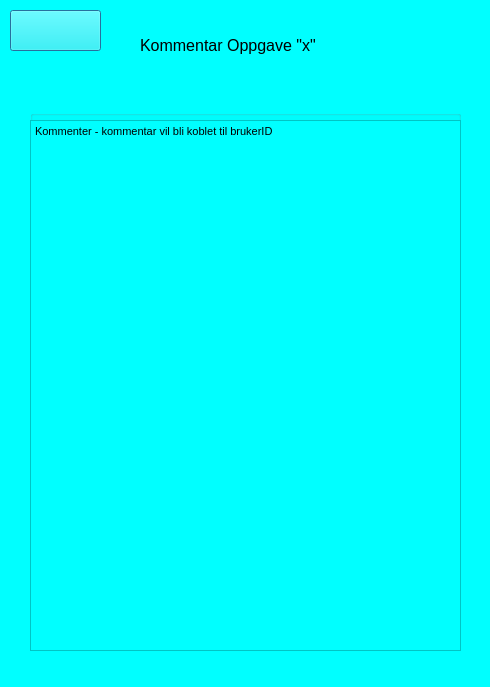
<?xml version="1.0" encoding="UTF-8"?>
<ui version="4.0">
 <class>commentDialog</class>
 <widget class="QDialog" name="commentDialog">
  <property name="geometry">
   <rect>
    <x>0</x>
    <y>0</y>
    <width>490</width>
    <height>687</height>
   </rect>
  </property>
  <property name="windowTitle">
   <string>Dialog</string>
  </property>
  <property name="styleSheet">
   <string notr="true">background-color: rgb(0, 255, 255);</string>
  </property>
  <widget class="QGroupBox" name="groupBox">
   <property name="geometry">
    <rect>
     <x>30</x>
     <y>110</y>
     <width>431</width>
     <height>541</height>
    </rect>
   </property>
   <property name="title">
    <string/>
   </property>
   <widget class="QTextEdit" name="textEdit">
    <property name="geometry">
     <rect>
      <x>0</x>
      <y>10</y>
      <width>431</width>
      <height>531</height>
     </rect>
    </property>
    <property name="styleSheet">
     <string notr="true">color: rgb(0, 0, 0);</string>
    </property>
    <property name="html">
     <string>&lt;!DOCTYPE HTML PUBLIC &quot;-//W3C//DTD HTML 4.0//EN&quot; &quot;http://www.w3.org/TR/REC-html40/strict.dtd&quot;&gt;
&lt;html&gt;&lt;head&gt;&lt;meta name=&quot;qrichtext&quot; content=&quot;1&quot; /&gt;&lt;style type=&quot;text/css&quot;&gt;
p, li { white-space: pre-wrap; }
&lt;/style&gt;&lt;/head&gt;&lt;body style=&quot; font-family:'MS Shell Dlg 2'; font-size:8.25pt; font-weight:400; font-style:normal;&quot;&gt;
&lt;p style=&quot; margin-top:0px; margin-bottom:0px; margin-left:0px; margin-right:0px; -qt-block-indent:0; text-indent:0px;&quot;&gt;Kommenter - kommentar vil bli koblet til brukerID&lt;/p&gt;&lt;/body&gt;&lt;/html&gt;</string>
    </property>
   </widget>
  </widget>
  <widget class="QLabel" name="label">
   <property name="geometry">
    <rect>
     <x>140</x>
     <y>20</y>
     <width>181</width>
     <height>51</height>
    </rect>
   </property>
   <property name="font">
    <font>
     <pointsize>12</pointsize>
    </font>
   </property>
   <property name="styleSheet">
    <string notr="true">color: rgb(0, 0, 0);</string>
   </property>
   <property name="text">
    <string>Kommentar Oppgave &quot;x&quot;</string>
   </property>
  </widget>
  <widget class="QPushButton" name="pushButton">
   <property name="geometry">
    <rect>
     <x>10</x>
     <y>10</y>
     <width>91</width>
     <height>41</height>
    </rect>
   </property>
   <property name="styleSheet">
    <string notr="true">border-image: url(:/Assets/Buttons/gaa-tilbake_active.png);</string>
   </property>
   <property name="text">
    <string/>
   </property>
  </widget>
 </widget>
 <resources/>
 <connections/>
</ui>
